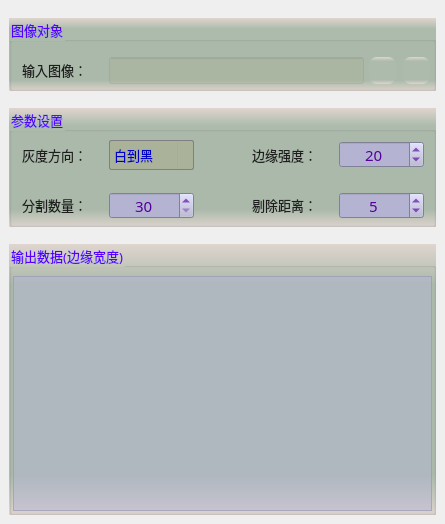
     <widget class="QWidget" name="tab">
      <attribute name="title">
       <string>基本设置</string>
      </attribute>
      <widget class="QGroupBox" name="groupCamera">
       <property name="geometry">
        <rect>
         <x>9</x>
         <y>18</y>
         <width>427</width>
         <height>73</height>
        </rect>
       </property>
       <property name="font">
        <font>
         <family>微软雅黑</family>
         <pointsize>10</pointsize>
        </font>
       </property>
       <property name="styleSheet">
        <string notr="true">background-color: qlineargradient(x1:0, y1:0, x2:0, y2:1, stop:0 #dfd5cf, stop: 0.15 #acbbac, stop: 0.85 #acbbac,stop:1 #dfd5cf);
color: rgb(85, 0, 255);</string>
       </property>
       <property name="title">
        <string>图像对象</string>
       </property>
       <widget class="QLabel" name="label_4">
        <property name="geometry">
         <rect>
          <x>13</x>
          <y>42</y>
          <width>79</width>
          <height>19</height>
         </rect>
        </property>
        <property name="font">
         <font>
          <family>微软雅黑</family>
          <pointsize>10</pointsize>
         </font>
        </property>
        <property name="styleSheet">
         <string notr="true">color: rgb(30, 30, 30);
background: transparent;</string>
        </property>
        <property name="text">
         <string>输入图像：</string>
        </property>
       </widget>
       <widget class="QLineEdit" name="txtLinkImage">
        <property name="geometry">
         <rect>
          <x>100</x>
          <y>39</y>
          <width>255</width>
          <height>27</height>
         </rect>
        </property>
        <property name="font">
         <font>
          <family>微软雅黑</family>
          <pointsize>10</pointsize>
         </font>
        </property>
        <property name="styleSheet">
         <string notr="true">color: rgb(0, 0, 200);
background-color: rgba(170, 170, 127,50);</string>
        </property>
        <property name="alignment">
         <set>Qt::AlignCenter</set>
        </property>
        <property name="readOnly">
         <bool>true</bool>
        </property>
       </widget>
       <widget class="QPushButton" name="btnLinkImage">
        <property name="geometry">
         <rect>
          <x>360</x>
          <y>39</y>
          <width>27</width>
          <height>27</height>
         </rect>
        </property>
        <property name="toolTip">
         <string>链接图像</string>
        </property>
        <property name="styleSheet">
         <string notr="true">QWidget{ border:none;border-radius: 8px;padding: 2px 4px;}
QPushButton:hover{ background-color: rgba(85, 150, 127, 100);}
QPushButton:pressed{background-color: rgba(85, 180, 127, 160);}</string>
        </property>
        <property name="text">
         <string/>
        </property>
        <property name="icon">
         <iconset resource="sub_res.qrc">
          <normaloff>:/resource/link.png</normaloff>:/resource/link.png</iconset>
        </property>
        <property name="iconSize">
         <size>
          <width>27</width>
          <height>27</height>
         </size>
        </property>
       </widget>
       <widget class="QPushButton" name="btnDelLinkImage">
        <property name="geometry">
         <rect>
          <x>394</x>
          <y>39</y>
          <width>27</width>
          <height>27</height>
         </rect>
        </property>
        <property name="toolTip">
         <string>删除图像链接</string>
        </property>
        <property name="styleSheet">
         <string notr="true">QWidget{ border:none;border-radius: 8px;padding: 2px 4px;}
QPushButton:hover{ background-color: rgba(226, 142, 162, 100);}
QPushButton:pressed{background-color: rgba(226, 172, 162, 200);}</string>
        </property>
        <property name="text">
         <string/>
        </property>
        <property name="icon">
         <iconset resource="sub_res.qrc">
          <normaloff>:/resource/del_link.png</normaloff>:/resource/del_link.png</iconset>
        </property>
        <property name="iconSize">
         <size>
          <width>27</width>
          <height>27</height>
         </size>
        </property>
       </widget>
      </widget>
      <widget class="QGroupBox" name="groupC2">
       <property name="geometry">
        <rect>
         <x>9</x>
         <y>108</y>
         <width>427</width>
         <height>119</height>
        </rect>
       </property>
       <property name="font">
        <font>
         <family>微软雅黑</family>
         <pointsize>10</pointsize>
        </font>
       </property>
       <property name="styleSheet">
        <string notr="true">background-color: qlineargradient(x1:0, y1:0, x2:0, y2:1, stop:0 #dfd5cf, stop: 0.15 #acbbac, stop: 0.85 #acbbac,stop:1 #dfd5cf);
color: rgb(85, 0, 255);</string>
       </property>
       <property name="title">
        <string>参数设置</string>
       </property>
       <widget class="QComboBox" name="comboGrayDirection">
        <property name="geometry">
         <rect>
          <x>100</x>
          <y>32</y>
          <width>85</width>
          <height>30</height>
         </rect>
        </property>
        <property name="font">
         <font>
          <family>微软雅黑</family>
          <pointsize>10</pointsize>
         </font>
        </property>
        <property name="styleSheet">
         <string notr="true">QComboBox {
    border: 1px solid gray;
    border-radius: 2px;    
    color: rgb(0, 0, 200);
	background-color: rgba(170, 170, 127,100);
}
QComboBox::drop-down {
    subcontrol-origin: padding;
    subcontrol-position: top right;
    width: 15px; 
    border-left-width: 1px;
    border-left-color: darkgray;
    border-left-style: solid;
    border-top-right-radius: 3px;
    border-bottom-right-radius: 3px;
}

QComboBox::down-arrow {
    image: url(:/resource/down.png);
} 
QComboBox::down-arrow:on {
    top: 1px;
    left: 1px;
}</string>
        </property>
        <item>
         <property name="text">
          <string>白到黑</string>
         </property>
        </item>
        <item>
         <property name="text">
          <string>黑到白</string>
         </property>
        </item>
       </widget>
       <widget class="QLabel" name="label_10">
        <property name="geometry">
         <rect>
          <x>13</x>
          <y>37</y>
          <width>81</width>
          <height>19</height>
         </rect>
        </property>
        <property name="sizePolicy">
         <sizepolicy hsizetype="Preferred" vsizetype="Fixed">
          <horstretch>0</horstretch>
          <verstretch>0</verstretch>
         </sizepolicy>
        </property>
        <property name="font">
         <font>
          <family>微软雅黑</family>
          <pointsize>10</pointsize>
         </font>
        </property>
        <property name="styleSheet">
         <string notr="true">color: rgb(30, 30, 30);
background: transparent;</string>
        </property>
        <property name="text">
         <string>灰度方向：</string>
        </property>
       </widget>
       <widget class="QLabel" name="label_14">
        <property name="geometry">
         <rect>
          <x>243</x>
          <y>37</y>
          <width>81</width>
          <height>19</height>
         </rect>
        </property>
        <property name="font">
         <font>
          <family>微软雅黑</family>
          <pointsize>10</pointsize>
          <weight>50</weight>
          <bold>false</bold>
         </font>
        </property>
        <property name="styleSheet">
         <string notr="true">color: rgb(30, 30, 30);
background: transparent;</string>
        </property>
        <property name="text">
         <string>边缘强度：</string>
        </property>
       </widget>
       <widget class="QSpinBox" name="spinThreshold">
        <property name="geometry">
         <rect>
          <x>330</x>
          <y>33</y>
          <width>85</width>
          <height>27</height>
         </rect>
        </property>
        <property name="font">
         <font>
          <family>微软雅黑</family>
          <pointsize>11</pointsize>
         </font>
        </property>
        <property name="styleSheet">
         <string notr="true">QWidget{color: rgb(85, 0, 155);background-color: rgb(180, 180, 210);}
QSpinBox::up-button{
    border:transparent;
}
QSpinBox::down-button{
    border:transparent;
}
QSpinBox::up-arrow{
    image:url(:/resource/up.png);
}
QSpinBox::down-arrow{
    image:url(:/resource/down.png);
}</string>
        </property>
        <property name="alignment">
         <set>Qt::AlignCenter</set>
        </property>
        <property name="minimum">
         <number>0</number>
        </property>
        <property name="maximum">
         <number>255</number>
        </property>
        <property name="value">
         <number>20</number>
        </property>
       </widget>
       <widget class="QLabel" name="label_18">
        <property name="geometry">
         <rect>
          <x>13</x>
          <y>87</y>
          <width>81</width>
          <height>19</height>
         </rect>
        </property>
        <property name="font">
         <font>
          <family>微软雅黑</family>
          <pointsize>10</pointsize>
          <weight>50</weight>
          <bold>false</bold>
         </font>
        </property>
        <property name="styleSheet">
         <string notr="true">color: rgb(30, 30, 30);
background: transparent;</string>
        </property>
        <property name="text">
         <string>分割数量：</string>
        </property>
       </widget>
       <widget class="QSpinBox" name="spinSegment">
        <property name="geometry">
         <rect>
          <x>100</x>
          <y>84</y>
          <width>85</width>
          <height>27</height>
         </rect>
        </property>
        <property name="font">
         <font>
          <family>微软雅黑</family>
          <pointsize>11</pointsize>
         </font>
        </property>
        <property name="styleSheet">
         <string notr="true">QWidget{color: rgb(85, 0, 155);background-color: rgb(180, 180, 210);}
QSpinBox::up-button{
    border:transparent;
}
QSpinBox::down-button{
    border:transparent;
}
QSpinBox::up-arrow{
    image:url(:/resource/up.png);
}
QSpinBox::down-arrow{
    image:url(:/resource/down.png);
}</string>
        </property>
        <property name="alignment">
         <set>Qt::AlignCenter</set>
        </property>
        <property name="minimum">
         <number>30</number>
        </property>
        <property name="maximum">
         <number>360</number>
        </property>
        <property name="value">
         <number>30</number>
        </property>
       </widget>
       <widget class="QLabel" name="label_19">
        <property name="geometry">
         <rect>
          <x>243</x>
          <y>87</y>
          <width>81</width>
          <height>19</height>
         </rect>
        </property>
        <property name="font">
         <font>
          <family>微软雅黑</family>
          <pointsize>10</pointsize>
          <weight>50</weight>
          <bold>false</bold>
         </font>
        </property>
        <property name="styleSheet">
         <string notr="true">color: rgb(30, 30, 30);
background: transparent;</string>
        </property>
        <property name="text">
         <string>剔除距离：</string>
        </property>
       </widget>
       <widget class="QSpinBox" name="spinCullDistance">
        <property name="geometry">
         <rect>
          <x>330</x>
          <y>84</y>
          <width>85</width>
          <height>27</height>
         </rect>
        </property>
        <property name="font">
         <font>
          <family>微软雅黑</family>
          <pointsize>11</pointsize>
         </font>
        </property>
        <property name="styleSheet">
         <string notr="true">QWidget{color: rgb(85, 0, 155);background-color: rgb(180, 180, 210);}
QSpinBox::up-button{
    border:transparent;
}
QSpinBox::down-button{
    border:transparent;
}
QSpinBox::up-arrow{
    image:url(:/resource/up.png);
}
QSpinBox::down-arrow{
    image:url(:/resource/down.png);
}</string>
        </property>
        <property name="alignment">
         <set>Qt::AlignCenter</set>
        </property>
        <property name="minimum">
         <number>1</number>
        </property>
        <property name="maximum">
         <number>100</number>
        </property>
        <property name="value">
         <number>5</number>
        </property>
       </widget>
      </widget>
      <widget class="QGroupBox" name="groupC3">
       <property name="geometry">
        <rect>
         <x>9</x>
         <y>244</y>
         <width>427</width>
         <height>271</height>
        </rect>
       </property>
       <property name="font">
        <font>
         <family>微软雅黑</family>
         <pointsize>10</pointsize>
        </font>
       </property>
       <property name="styleSheet">
        <string notr="true">background-color: qlineargradient(x1:0, y1:0, x2:0, y2:1, stop:0 #dfd5cf, stop: 0.15 #acbbac, stop: 0.85 #acbbac,stop:1 #dfd5cf);
color: rgb(85, 0, 255);</string>
       </property>
       <property name="title">
        <string>输出数据(边缘宽度)</string>
       </property>
       <widget class="QTextEdit" name="txtMsg">
        <property name="geometry">
         <rect>
          <x>4</x>
          <y>32</y>
          <width>419</width>
          <height>235</height>
         </rect>
        </property>
        <property name="font">
         <font>
          <family>微软雅黑</family>
         </font>
        </property>
        <property name="styleSheet">
         <string notr="true">QTextEdit         
{
    background-color: rgba(180, 180, 215,120);    
    gridline-color: rgba(220, 220, 255,255);
    color: rgba(20, 20, 20,200);
}
QScrollBar:vertical{ 
		background:#FFFFF2;
		padding-top:20px;
		padding-bottom:20px;
		padding-left:2px;
		padding-right:2px;
		border-left:1px solid #d7d7d7;}
QScrollBar::handle:vertical{
		background:#dbdbdb;
		border-radius:6px;
		min-height:20px;}
QScrollBar::handle:vertical:hover{
		background:#d0d0d0;}
QScrollBar::add-line:vertical{
		background:url(:/resource/down.png) center no-repeat;}
QScrollBar::sub-line:vertical{
		background:url(:/resource/up.png) center no-repeat;}
QScrollBar:horizontal{ 
		background:#FFFFF2;
		padding-top:20px;
		padding-bottom:20px;
		padding-left:2px;
		padding-right:2px;
		border-left:1px solid #d7d7d7;}
QScrollBar::handle:horizontal{
		background:#dbdbdb;
		border-radius:6px;
		min-height:20px;}
QScrollBar::handle:horizontal:hover{
		background:#d0d0d0;}
QScrollBar::add-line:horizontal{
		background:url(:/resource/right.png) center no-repeat;}
QScrollBar::sub-line:horizontal{
		background:url(:/resource/left.png) center no-repeat;}</string>
        </property>
        <property name="readOnly">
         <bool>true</bool>
        </property>
       </widget>
      </widget>
     </widget>
